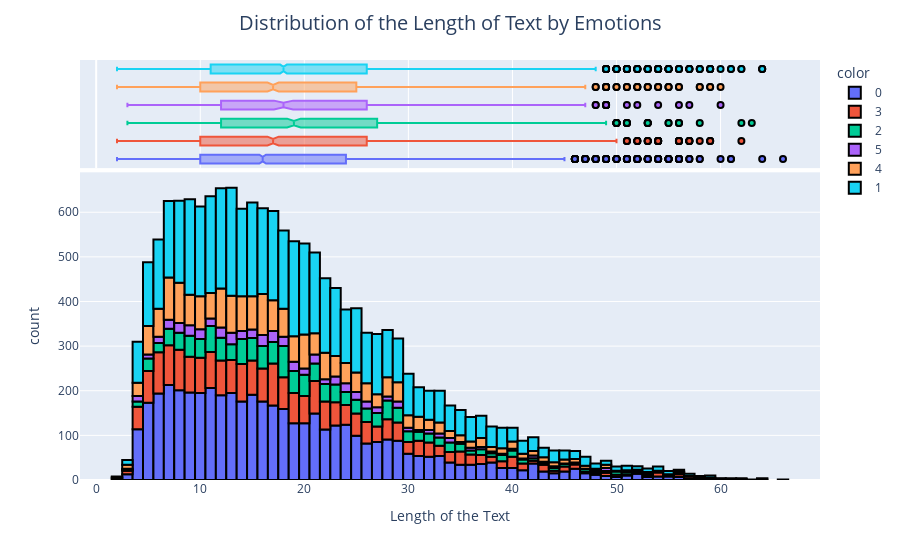

Source (notebook cell):
### Markdown cell above
### Distribution of the Length of the Texts by Emotions

### Code cell
fig = px.histogram(train['length_of_text'], marginal='box', labels={'value': "Length of the Text"}, color=train['label'] )

fig.update_traces(marker=dict(line=dict(color='#000000', width=2) ))

fig.update_layout(title_text = 'Distribution of the Length of Text by Emotions ', title_x=0.5, title_font=dict(size=20)  )

fig.show()

### Figure 1 — Plotly figure (JSON) as saved in the notebook; plotly's stock layout.template omitted (floating-point values rounded to 4 significant figures; data arrays with more than 128 entries replaced by an {"elided": "..."} marker saying what was removed)
{"data": [{"alignmentgroup": "True", "bingroup": "x", "hovertemplate": "color=0<br>Length of the Text=%{x}<br>count=%{y}<extra></extra>", "legendgroup": "0", "marker": {"color": "#636efa", "line": {"color": "#000000", "width": 2}, "pattern": {"shape": ""}}, "name": "0", "offsetgroup": "0", "orientation": "v", "showlegend": true, "type": "histogram", "x": {"elided": "4666 int values"}, "xaxis": "x", "yaxis": "y"}, {"alignmentgroup": "True", "hovertemplate": "color=0<br>Length of the Text=%{x}<extra></extra>", "legendgroup": "0", "marker": {"color": "#636efa", "line": {"color": "#000000", "width": 2}}, "name": "0", "notched": true, "offsetgroup": "0", "showlegend": false, "type": "box", "x": {"elided": "4666 int values"}, "xaxis": "x2", "yaxis": "y2"}, {"alignmentgroup": "True", "bingroup": "x", "hovertemplate": "color=3<br>Length of the Text=%{x}<br>count=%{y}<extra></extra>", "legendgroup": "3", "marker": {"color": "#EF553B", "line": {"color": "#000000", "width": 2}, "pattern": {"shape": ""}}, "name": "3", "offsetgroup": "3", "orientation": "v", "showlegend": true, "type": "histogram", "x": {"elided": "2159 int values"}, "xaxis": "x", "yaxis": "y"}, {"alignmentgroup": "True", "hovertemplate": "color=3<br>Length of the Text=%{x}<extra></extra>", "legendgroup": "3", "marker": {"color": "#EF553B", "line": {"color": "#000000", "width": 2}}, "name": "3", "notched": true, "offsetgroup": "3", "showlegend": false, "type": "box", "x": {"elided": "2159 int values"}, "xaxis": "x2", "yaxis": "y2"}, {"alignmentgroup": "True", "bingroup": "x", "hovertemplate": "color=2<br>Length of the Text=%{x}<br>count=%{y}<extra></extra>", "legendgroup": "2", "marker": {"color": "#00cc96", "line": {"color": "#000000", "width": 2}, "pattern": {"shape": ""}}, "name": "2", "offsetgroup": "2", "orientation": "v", "showlegend": true, "type": "histogram", "x": {"elided": "1304 int values"}, "xaxis": "x", "yaxis": "y"}, {"alignmentgroup": "True", "hovertemplate": "color=2<br>Length of the Text=%{x}<extra></extra>", "legendgroup": "2", "marker": {"color": "#00cc96", "line": {"color": "#000000", "width": 2}}, "name": "2", "notched": true, "offsetgroup": "2", "showlegend": false, "type": "box", "x": {"elided": "1304 int values"}, "xaxis": "x2", "yaxis": "y2"}, {"alignmentgroup": "True", "bingroup": "x", "hovertemplate": "color=5<br>Length of the Text=%{x}<br>count=%{y}<extra></extra>", "legendgroup": "5", "marker": {"color": "#ab63fa", "line": {"color": "#000000", "width": 2}, "pattern": {"shape": ""}}, "name": "5", "offsetgroup": "5", "orientation": "v", "showlegend": true, "type": "histogram", "x": {"elided": "572 int values"}, "xaxis": "x", "yaxis": "y"}, {"alignmentgroup": "True", "hovertemplate": "color=5<br>Length of the Text=%{x}<extra></extra>", "legendgroup": "5", "marker": {"color": "#ab63fa", "line": {"color": "#000000", "width": 2}}, "name": "5", "notched": true, "offsetgroup": "5", "showlegend": false, "type": "box", "x": {"elided": "572 int values"}, "xaxis": "x2", "yaxis": "y2"}, {"alignmentgroup": "True", "bingroup": "x", "hovertemplate": "color=4<br>Length of the Text=%{x}<br>count=%{y}<extra></extra>", "legendgroup": "4", "marker": {"color": "#FFA15A", "line": {"color": "#000000", "width": 2}, "pattern": {"shape": ""}}, "name": "4", "offsetgroup": "4", "orientation": "v", "showlegend": true, "type": "histogram", "x": {"elided": "1937 int values"}, "xaxis": "x", "yaxis": "y"}, {"alignmentgroup": "True", "hovertemplate": "color=4<br>Length of the Text=%{x}<extra></extra>", "legendgroup": "4", "marker": {"color": "#FFA15A", "line": {"color": "#000000", "width": 2}}, "name": "4", "notched": true, "offsetgroup": "4", "showlegend": false, "type": "box", "x": {"elided": "1937 int values"}, "xaxis": "x2", "yaxis": "y2"}, {"alignmentgroup": "True", "bingroup": "x", "hovertemplate": "color=1<br>Length of the Text=%{x}<br>count=%{y}<extra></extra>", "legendgroup": "1", "marker": {"color": "#19d3f3", "line": {"color": "#000000", "width": 2}, "pattern": {"shape": ""}}, "name": "1", "offsetgroup": "1", "orientation": "v", "showlegend": true, "type": "histogram", "x": {"elided": "5362 int values"}, "xaxis": "x", "yaxis": "y"}, {"alignmentgroup": "True", "hovertemplate": "color=1<br>Length of the Text=%{x}<extra></extra>", "legendgroup": "1", "marker": {"color": "#19d3f3", "line": {"color": "#000000", "width": 2}}, "name": "1", "notched": true, "offsetgroup": "1", "showlegend": false, "type": "box", "x": {"elided": "5362 int values"}, "xaxis": "x2", "yaxis": "y2"}], "layout": {"barmode": "relative", "legend": {"title": {"text": "color"}, "tracegroupgap": 0}, "margin": {"t": 60}, "title": {"font": {"size": 20}, "text": "Distribution of the Length of Text by Emotions ", "x": 0.5}, "xaxis": {"anchor": "y", "domain": [0, 1], "title": {"text": "Length of the Text"}}, "xaxis2": {"anchor": "y2", "domain": [0, 1], "matches": "x", "showgrid": true, "showticklabels": false}, "yaxis": {"anchor": "x", "domain": [0, 0.7326], "title": {"text": "count"}}, "yaxis2": {"anchor": "x2", "domain": [0.7426, 1], "matches": "y2", "showgrid": false, "showline": false, "showticklabels": false, "ticks": ""}}}
